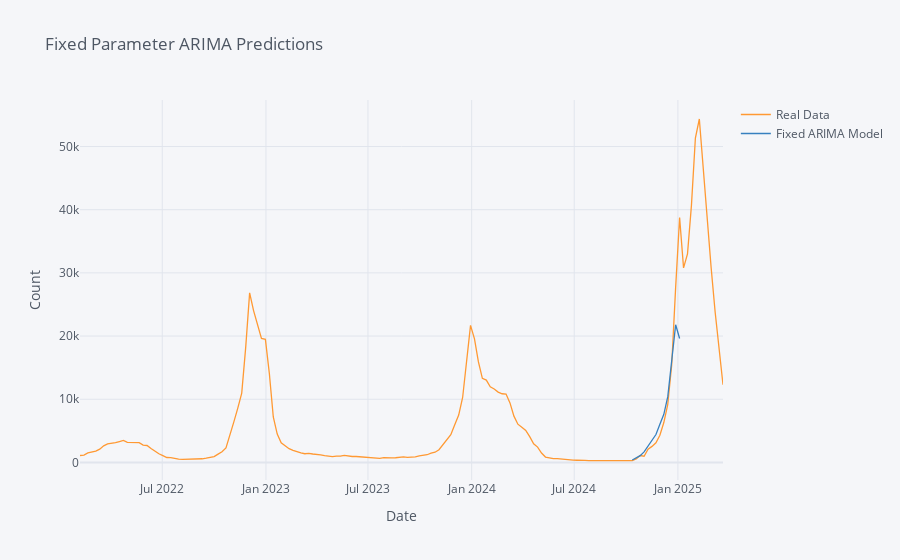

The code cell stored with this chart in its notebook:
### Code cell
Processor.create_graph()

### Figure 1 — Plotly figure (JSON) as saved in the notebook; plotly's stock layout.template omitted (floating-point values rounded to 4 significant figures; data arrays with more than 128 entries replaced by an {"elided": "..."} marker saying what was removed)
{"data": [{"line": {"color": "rgba(255, 153, 51, 1.0)", "dash": "solid", "shape": "linear", "width": 1.3}, "mode": "lines", "name": "Real Data", "text": "", "type": "scatter", "x": {"elided": "164 str values"}, "y": {"elided": "164 int values"}}, {"line": {"color": "rgba(55, 128, 191, 1.0)", "dash": "solid", "shape": "linear", "width": 1.3}, "mode": "lines", "name": "Fixed ARIMA Model", "text": "", "type": "scatter", "x": {"elided": "164 str values"}, "y": {"elided": "164 mixed values"}}], "layout": {"autosize": true, "legend": {"bgcolor": "#F5F6F9", "font": {"color": "#4D5663"}}, "paper_bgcolor": "#F5F6F9", "plot_bgcolor": "#F5F6F9", "title": {"font": {"color": "#4D5663"}, "text": "Fixed Parameter ARIMA Predictions"}, "xaxis": {"autorange": true, "gridcolor": "#E1E5ED", "range": ["2022-02-05", "2025-03-22"], "showgrid": true, "showspikes": false, "tickfont": {"color": "#4D5663"}, "title": {"font": {"color": "#4D5663"}, "text": "Date"}, "type": "date", "zerolinecolor": "#E1E5ED"}, "yaxis": {"autorange": true, "gridcolor": "#E1E5ED", "range": [-2785.0, 57370.0], "showgrid": true, "showspikes": false, "tickfont": {"color": "#4D5663"}, "title": {"font": {"color": "#4D5663"}, "text": "Count"}, "type": "linear", "zerolinecolor": "#E1E5ED"}}}
